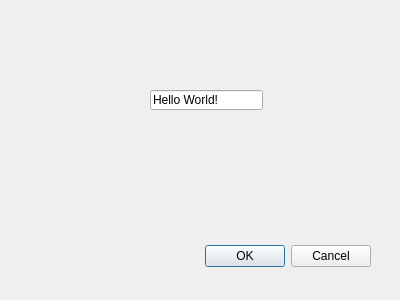
<?xml version="1.0" encoding="UTF-8"?>
<ui version="4.0">
 <class>Dialog</class>
 <widget class="QDialog" name="Dialog">
  <property name="geometry">
   <rect>
    <x>0</x>
    <y>0</y>
    <width>400</width>
    <height>300</height>
   </rect>
  </property>
  <property name="windowTitle">
   <string>Dialog</string>
  </property>
  <widget class="QDialogButtonBox" name="buttonBox">
   <property name="geometry">
    <rect>
     <x>30</x>
     <y>240</y>
     <width>341</width>
     <height>32</height>
    </rect>
   </property>
   <property name="orientation">
    <enum>Qt::Horizontal</enum>
   </property>
   <property name="standardButtons">
    <set>QDialogButtonBox::Cancel|QDialogButtonBox::Ok</set>
   </property>
  </widget>
  <widget class="QLineEdit" name="lineEdit">
   <property name="geometry">
    <rect>
     <x>150</x>
     <y>90</y>
     <width>113</width>
     <height>20</height>
    </rect>
   </property>
   <property name="text">
    <string>Hello World!</string>
   </property>
  </widget>
 </widget>
 <resources/>
 <connections>
  <connection>
   <sender>buttonBox</sender>
   <signal>accepted()</signal>
   <receiver>Dialog</receiver>
   <slot>accept()</slot>
   <hints>
    <hint type="sourcelabel">
     <x>248</x>
     <y>254</y>
    </hint>
    <hint type="destinationlabel">
     <x>157</x>
     <y>274</y>
    </hint>
   </hints>
  </connection>
  <connection>
   <sender>buttonBox</sender>
   <signal>rejected()</signal>
   <receiver>Dialog</receiver>
   <slot>reject()</slot>
   <hints>
    <hint type="sourcelabel">
     <x>316</x>
     <y>260</y>
    </hint>
    <hint type="destinationlabel">
     <x>286</x>
     <y>274</y>
    </hint>
   </hints>
  </connection>
 </connections>
</ui>
